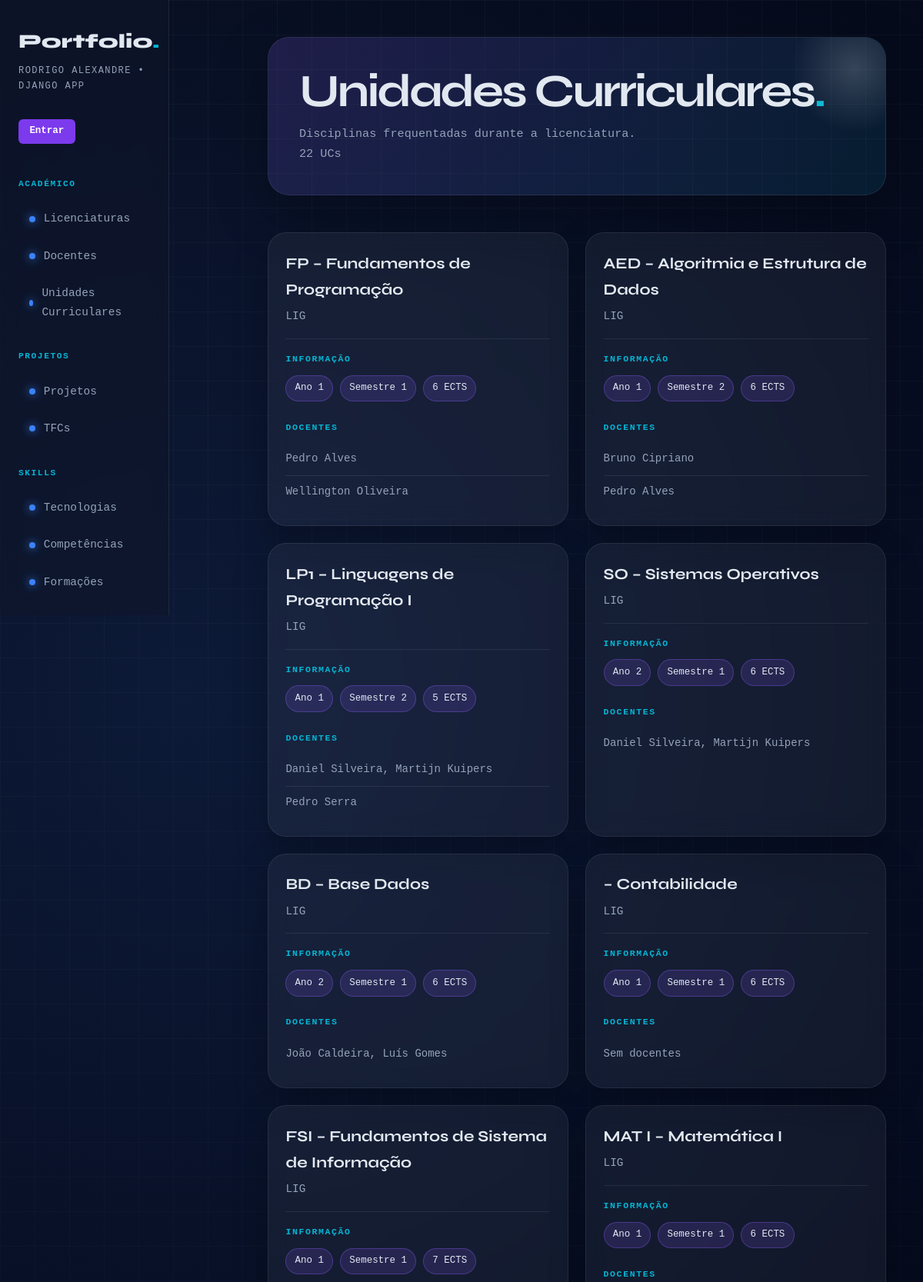
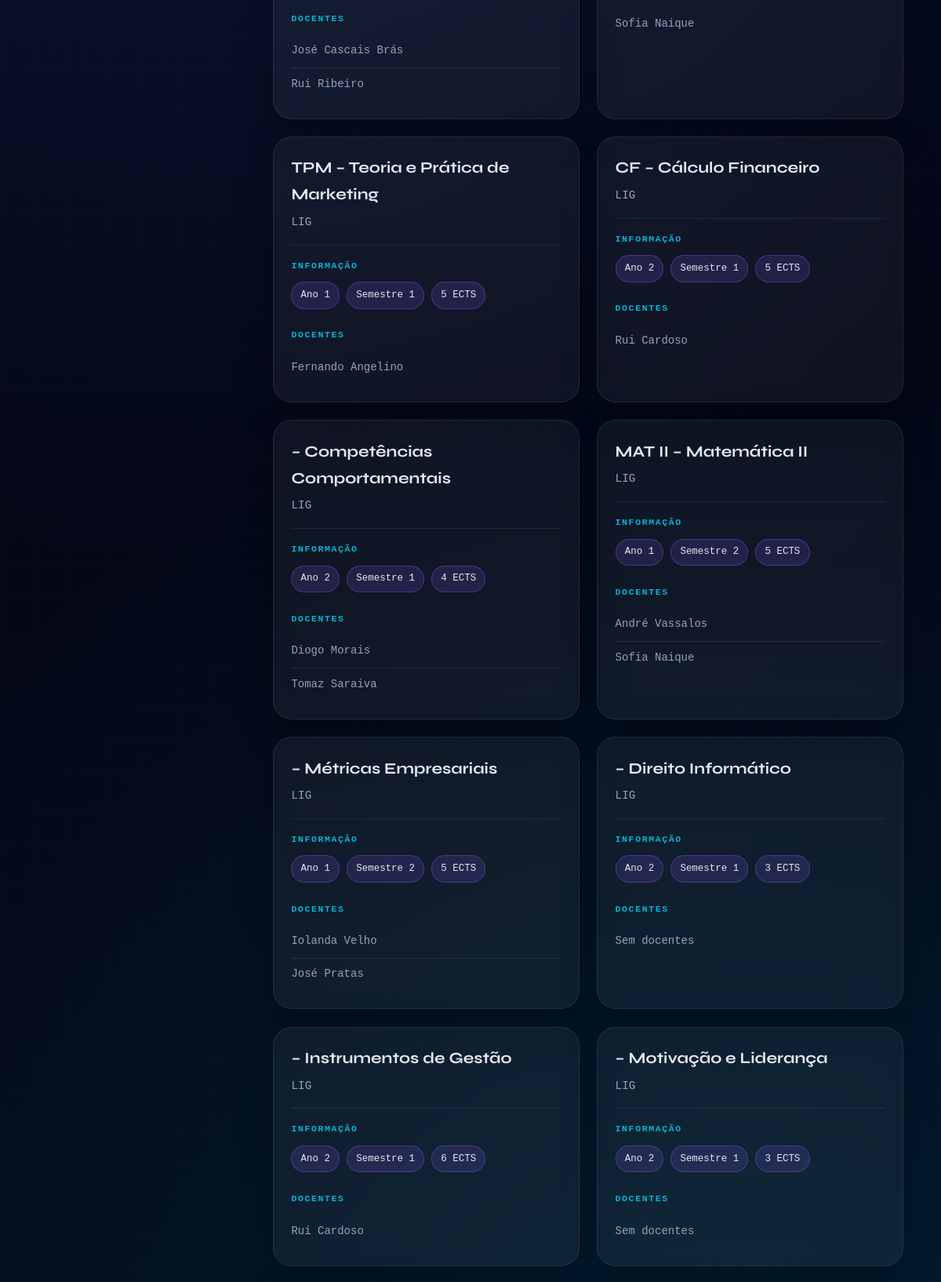
/portfolio/ucs/ (upper part), run on the app's committed database (2 pictures, top to bottom).
### portfolio/models.py (models this page shows, shortened)
class UnidadeCurricular(models.Model):
    nome = models.CharField(max_length=200)
    sigla = models.CharField(max_length=20, blank=True)
    ano_curricular = models.IntegerField()
    semestre = models.IntegerField()
    ects = models.IntegerField()
    apresentacao = models.TextField(blank=True)
    codigo_curso = models.IntegerField(null=True, blank=True)
    codigo_uc = models.IntegerField(null=True, blank=True)
    licenciatura = models.ForeignKey(
        Licenciatura, on_delete=models.CASCADE, related_name="ucs"
    )
    docentes = models.ManyToManyField(
        Docente, blank=True, related_name="ucs"
    )
    objetivos = models.TextField(blank=True)
    programa = models.TextField(blank=True)
    metodologia = models.TextField(blank=True)
    bibliografia = models.TextField(blank=True)
    natureza = models.CharField(max_length=50, blank=True)
    class Meta:
        verbose_name_plural = "Unidades Curriculares"

class Licenciatura(models.Model):
    nome = models.CharField(max_length=200)
    sigla = models.CharField(max_length=20)
    instituicao = models.CharField(max_length=200)
    descricao = models.TextField(blank=True)
    ano_inicio = models.IntegerField()
    ano_fim = models.IntegerField(null=True, blank=True)
    url_curso = models.URLField(blank=True)
    class Meta:
        verbose_name_plural = "Licenciaturas"

class Docente(models.Model):
    nome = models.CharField(max_length=200)
    email = models.EmailField(blank=True)
    url_pagina_lusofona = models.URLField(blank=True)
    linkedin = models.URLField(blank=True)
    foto = models.ImageField(upload_to="docentes/", blank=True, null=True)
    class Meta:
        verbose_name_plural = "Docentes"
        ordering = ["nome"]

### portfolio/views.py (the view)
# urls.py: path('ucs/', views.ucs_view, name='ucs'),
def ucs_view(request):
    ucs = UnidadeCurricular.objects.select_related('licenciatura').prefetch_related('docentes', 'projetos').all()
    return render(request, 'portfolio/ucs.html', {'ucs': ucs})

### portfolio/templates/portfolio/ucs.html (shortened to what this page needs)
{% extends "portfolio/base.html" %}
{% block content %}
<div class="page-header">
    <div>
        <h2>Unidades Curriculares<span>.</span></h2>
        <p>Disciplinas frequentadas durante a licenciatura.</p>
    </div>
    <span class="page-count">{{ ucs|length }} UCs</span>
</div>
<section class="grid">
    {% for uc in ucs %}
    <article class="card">
        <header>
            <h3>
    <a href="{% url 'uc_detail' uc.id %}" style="color: inherit; text-decoration: none;">
        {{ uc.sigla }} – {{ uc.nome }}
    </a>
</h3>
            <p>{{ uc.licenciatura.sigla }}</p>
        </header>
        <section>
            <h4>Informação</h4>
            <p>
                <span class="badge">Ano {{ uc.ano_curricular }}</span>
                <span class="badge">Semestre {{ uc.semestre }}</span>
                <span class="badge">{{ uc.ects }} ECTS</span>
            </p>
            <br>
            <h4>Docentes</h4>
            <ul class="plain-list">
                {% for d in uc.docentes.all %}
                    <li>{{ d.nome }}</li>
                {% empty %}
                    <li>Sem docentes</li>
                {% endfor %}
            </ul>
        </section>
    </article>
    {% endfor %}
</section>
{% endblock %}

### portfolio/static/portfolio/styles.css (style rules this page uses)
* { margin: 0; padding: 0; box-sizing: border-box; }
:root { --bg: #050816; --surface: rgba(15, 23, 42, 0.7); --border: rgba(255, 255, 255, 0.08); --accent: #3b82f6; --accent2: #06b6d4; --text: #e2e8f0; --muted: #94a3b8; --card: rgba(255, 255, 255, 0.05); }
html { scroll-behavior: smooth; }
body { background: radial-gradient(circle at 20% 20%, rgba(59,130,246,0.15), transparent 40%), radial-gradient(circle at 80% 80%, rgba(6,182,212,0.15), transparent 40%), linear-gradient(135deg, #050816, #020617); color: var(--text); font-family: 'DM Mono', monospace; font-size: 14px; line-height: 1.7; min-height: 100vh; }
body::before { content: ""; position: fixed; inset: 0; background-image: linear-gradient(rgba(255,255,255,0.03) 1px, transparent 1px), linear-gradient(90deg, rgba(255,255,255,0.03) 1px, transparent 1px); background-size: 45px 45px; pointer-events: none; mask-image: linear-gradient(to bottom, black, transparent); }
.page-header { position: relative; margin-bottom: 3rem; padding: 2.5rem; border-radius: 28px; background: linear-gradient(135deg, rgba(139,92,246,0.18), rgba(6,182,212,0.10)); border: 1px solid var(--border); box-shadow: 0 25px 70px rgba(0,0,0,0.30); overflow: hidden; }
.page-header::after { content: ""; position: absolute; width: 180px; height: 180px; right: -50px; top: -50px; background: radial-gradient(circle, rgba(255,255,255,0.18), transparent 65%); border-radius: 50%; }
.page-header h2 { font-family: 'Syne', sans-serif; font-size: clamp(2rem, 5vw, 4rem); line-height: 1; letter-spacing: -0.05em; margin-bottom: 0.8rem; }
.page-header h2 span { color: var(--accent2); }
.page-header p, .page-count { color: var(--muted); font-size: 0.95rem; }
section.grid { display: grid; grid-template-columns: repeat(auto-fit, minmax(280px, 1fr)); gap: 1.4rem; }
article.card { position: relative; padding: 1.4rem; background: var(--card); border: 1px solid var(--border); border-radius: 24px; backdrop-filter: blur(14px); box-shadow: 0 18px 45px rgba(0,0,0,0.25); overflow: hidden; transition: 0.25s ease; animation: fadeUp 0.5s ease both; }
article.card::before { content: ""; position: absolute; inset: 0; background: linear-gradient(135deg, rgba(139,92,246,0.18), transparent 45%); opacity: 0; transition: 0.25s ease; }
article.card > * { position: relative; z-index: 1; }
article.card header { border-bottom: 1px solid var(--border); padding-bottom: 1rem; margin-bottom: 1rem; }
article.card header h3 { font-family: 'Syne', sans-serif; font-size: 1.25rem; margin-bottom: 0.35rem; }
article.card header p { color: var(--muted); font-size: 0.9rem; }
article.card section h4 { color: var(--accent2); font-size: 0.72rem; text-transform: uppercase; letter-spacing: 0.14em; margin-bottom: 0.7rem; }
article.card section p { color: var(--muted); font-size: 0.92rem; line-height: 1.7; }
ul.tag-list li, .badge { display: inline-block; padding: 0.35rem 0.7rem; border-radius: 999px; background: rgba(139,92,246,0.16); color: var(--text); border: 1px solid rgba(139,92,246,0.35); font-size: 0.78rem; }
ul.plain-list { list-style: none; }
ul.plain-list li { padding: 0.55rem 0; color: var(--muted); border-bottom: 1px solid var(--border); }
ul.plain-list li:last-child { border-bottom: none; }

### data on the page
UnidadeCurricular: sigla "FP", nome "Fundamentos de Programação", licenciatura.sigla "LIG", ano_curricular "1", semestre "1", ects "6"
Docente: nome "Pedro Alves"
Docente: nome "Wellington Oliveira"
UnidadeCurricular: sigla "AED", nome "Algoritmia e Estrutura de Dados", licenciatura.sigla "LIG", ano_curricular "1", semestre "2", ects "6"
Docente: nome "Bruno Cipriano"
UnidadeCurricular: sigla "LP1", nome "Linguagens de Programação I", licenciatura.sigla "LIG", ano_curricular "1", semestre "2", ects "5"
Docente: nome "Daniel Silveira, Martijn Kuipers"
Docente: nome "Pedro Serra"
UnidadeCurricular: sigla "SO", nome "Sistemas Operativos", licenciatura.sigla "LIG", ano_curricular "2", semestre "1", ects "6"
UnidadeCurricular: sigla "BD", nome "Base Dados", licenciatura.sigla "LIG", ano_curricular "2", semestre "1", ects "6"
Docente: nome "João Caldeira, Luís Gomes"
UnidadeCurricular: nome "Contabilidade", licenciatura.sigla "LIG", ano_curricular "1", semestre "1", ects "6"
UnidadeCurricular: sigla "FSI", nome "Fundamentos de Sistema de Informação", licenciatura.sigla "LIG", ano_curricular "1", semestre "1", ects "7"
Docente: nome "José Cascais Brás"
Docente: nome "Rui Ribeiro"
UnidadeCurricular: sigla "MAT I", nome "Matemática I", licenciatura.sigla "LIG", ano_curricular "1", semestre "1", ects "6"
Docente: nome "Sofia Naique"
UnidadeCurricular: sigla "TPM", nome "Teoria e Prática de Marketing", licenciatura.sigla "LIG", ano_curricular "1", semestre "1", ects "5"
Docente: nome "Fernando Angelino"
UnidadeCurricular: sigla "CF", nome "Cálculo Financeiro", licenciatura.sigla "LIG", ano_curricular "2", semestre "1", ects "5"
Docente: nome "Rui Cardoso"
UnidadeCurricular: nome "Competências Comportamentais", licenciatura.sigla "LIG", ano_curricular "2", semestre "1", ects "4"
Docente: nome "Diogo Morais"
Docente: nome "Tomaz Saraiva"
UnidadeCurricular: sigla "MAT II", nome "Matemática II", licenciatura.sigla "LIG", ano_curricular "1", semestre "2", ects "5"
Docente: nome "André Vassalos"
Docente: nome "Sofia Naique"
UnidadeCurricular: nome "Métricas Empresariais", licenciatura.sigla "LIG", ano_curricular "1", semestre "2", ects "5"
Docente: nome "Iolanda Velho"
Docente: nome "José Pratas"
UnidadeCurricular: nome "Direito Informático", licenciatura.sigla "LIG", ano_curricular "2", semestre "1", ects "3"
UnidadeCurricular: nome "Instrumentos de Gestão", licenciatura.sigla "LIG", ano_curricular "2", semestre "1", ects "6"
Docente: nome "Rui Cardoso"
UnidadeCurricular: nome "Motivação e Liderança", licenciatura.sigla "LIG", ano_curricular "2", semestre "1", ects "3"

### other printed values
{{ ucs|length }} "22"
